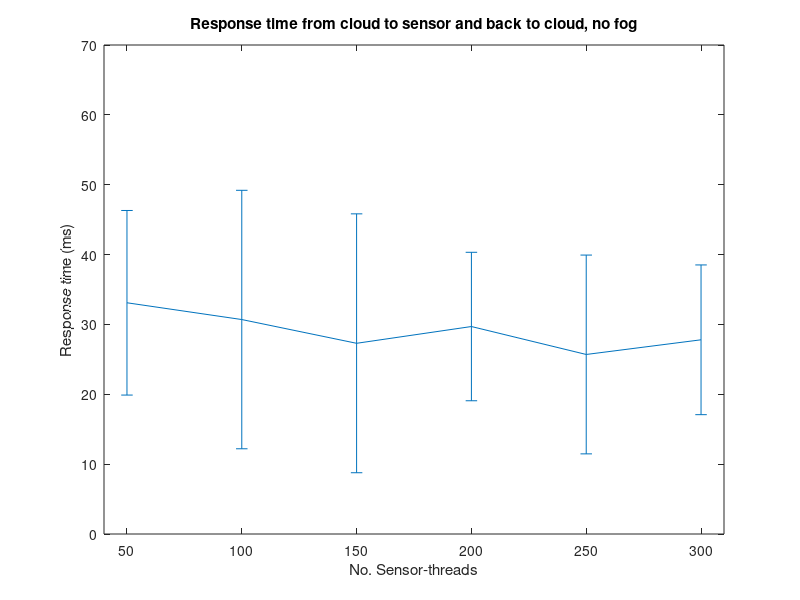

MATLAB code to generate this figure:
% fog response times
% P50 =  [694-376 ,569-249 ,669-459 ,778-457 ,831-580,1064-811 ,715-500 ,997-647 ,998-791 ,1105-740 ];
% P100 = [1238-966 ,459-128 ,1160-910 ,1345-913 ,822-515,1136-858 ,812-581 ,517-277 ,919-664 ,294-52 ];
% P150 = [ 1024-821,407-109 ,374-60 ,845-598,827-570,1096-846 ,303-70 ,899-661 ,611-244 ,612-365 ];
% P200 = [605-265 ,427-155 ,1112-779 ,558-279 , 1108-787,1120-788 ,1245-980 , 668-442,674-421 ,956-659 ];
% P250 = [ 900-556,518-273 ,1077-832 ,331-93 , 1202-843,887-665 ,692-478 ,237-48 ,401-183 ,524-282 ];
% P300 = [ 1189-938,1050-660 ,919-711 ,1223-850 ,1201-966 , 1013-683,1219-829 ,527-64 ,977-688 ,1139-871 ];

% mqtt only response times
P50 =  [755-728 , 944-924,463-426 ,756-743 ,273-236 ,293-238 , 1005-970,48-2 ,213-171 ,957-938 ];
P100 = [ 525-454, 918-898, 685-655, 792-734, 780-757, 726-704, 271-250, 86-70,216-197 ,1006-979];
P150 = [877-835 ,853-811 ,784-726 ,557-538 ,782-771 ,948-936 ,1071-1062 ,774-726 ,694-670 ,709-701 ];
P200 = [596-563 ,916-891 ,548-524 ,408-390 ,256-218 ,226-180 ,154-107 ,990-969 ,36-14 ,356-333 ];
P250 = [253-213 ,712-682 ,234-196 ,1015-1003 ,790-738 ,325-306 ,34-19 ,727-700 ,582-566 ,430-422 ];
P300 = [869-838 ,260-236 ,920-909 ,537-495 ,88-56 ,437-393 ,953-940 ,781-758 ,437-408 , 39-10];

threads = [50, 100, 150, 200, 250, 300];
response_times = [mean(P50),mean(P100),mean(P150) ,mean(P200) ,mean(P250) ,mean(P300)];
err = [std(P50),std(P100),std(P150),std(P200) ,std(P250),std(P300)];
errorbar(threads,response_times,err);

xlim([40 310])
%fog
% ylim([50 550])
% no fog
ylim([0 70])

xlabel('No. Sensor-threads');
ylabel('Response time (ms)');
% title_str = 'Response time from cloud to sensor and back to cloud';
title_str = 'Response time from cloud to sensor and back to cloud, no fog';
title(title_str)